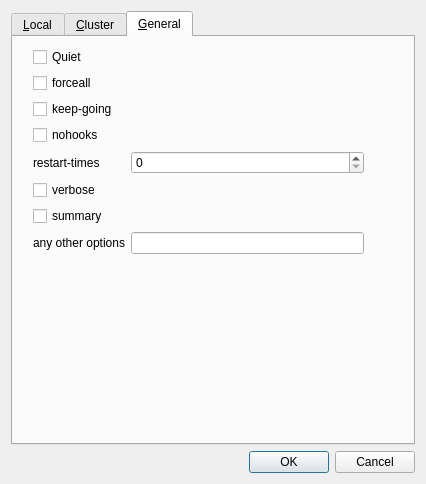
<?xml version="1.0" encoding="UTF-8"?>
<ui version="4.0">
 <class>Snakemake</class>
 <widget class="QDialog" name="Snakemake">
  <property name="geometry">
   <rect>
    <x>0</x>
    <y>0</y>
    <width>426</width>
    <height>484</height>
   </rect>
  </property>
  <property name="sizePolicy">
   <sizepolicy hsizetype="Expanding" vsizetype="Expanding">
    <horstretch>0</horstretch>
    <verstretch>0</verstretch>
   </sizepolicy>
  </property>
  <property name="acceptDrops">
   <bool>false</bool>
  </property>
  <property name="windowTitle">
   <string>Snakemake options</string>
  </property>
  <property name="autoFillBackground">
   <bool>false</bool>
  </property>
  <property name="sizeGripEnabled">
   <bool>false</bool>
  </property>
  <layout class="QGridLayout" name="gridLayout">
   <item row="0" column="0">
    <layout class="QVBoxLayout" name="verticalLayout">
     <item>
      <widget class="QTabWidget" name="tabs">
       <property name="toolTip">
        <string>&lt;html&gt;&lt;head/&gt;&lt;body&gt;&lt;p&gt;Snakemake parameters (those used by the snakemake command)&lt;/p&gt;&lt;/body&gt;&lt;/html&gt;</string>
       </property>
       <property name="currentIndex">
        <number>2</number>
       </property>
       <widget class="QWidget" name="tab_local">
        <attribute name="title">
         <string>&amp;Local</string>
        </attribute>
        <widget class="QWidget" name="verticalLayoutWidget_2">
         <property name="geometry">
          <rect>
           <x>19</x>
           <y>19</y>
           <width>151</width>
           <height>81</height>
          </rect>
         </property>
         <layout class="QVBoxLayout" name="vertical_layout">
          <property name="leftMargin">
           <number>5</number>
          </property>
          <property name="topMargin">
           <number>5</number>
          </property>
          <property name="rightMargin">
           <number>5</number>
          </property>
          <property name="bottomMargin">
           <number>5</number>
          </property>
          <item>
           <layout class="QHBoxLayout" name="horizontal_layout">
            <property name="leftMargin">
             <number>5</number>
            </property>
            <property name="topMargin">
             <number>5</number>
            </property>
            <property name="rightMargin">
             <number>5</number>
            </property>
            <property name="bottomMargin">
             <number>5</number>
            </property>
            <item>
             <widget class="QLabel" name="snakemake_options_local_cores_label">
              <property name="toolTip">
               <string>&lt;html&gt;&lt;head/&gt;&lt;body&gt;&lt;p&gt;Number of CPUs to use locally.&lt;/p&gt;&lt;/body&gt;&lt;/html&gt;</string>
              </property>
              <property name="text">
               <string>cores</string>
              </property>
             </widget>
            </item>
            <item>
             <widget class="QSpinBox" name="snakemake_options_local_cores_value">
              <property name="toolTip">
               <string>&lt;html&gt;&lt;head/&gt;&lt;body&gt;&lt;p&gt;Number of CPUs to use locally.&lt;/p&gt;&lt;/body&gt;&lt;/html&gt;</string>
              </property>
              <property name="minimum">
               <number>1</number>
              </property>
              <property name="maximum">
               <number>100000</number>
              </property>
             </widget>
            </item>
           </layout>
          </item>
          <item>
           <spacer name="verticalSpacer">
            <property name="orientation">
             <enum>Qt::Vertical</enum>
            </property>
            <property name="sizeHint" stdset="0">
             <size>
              <width>20</width>
              <height>40</height>
             </size>
            </property>
           </spacer>
          </item>
         </layout>
        </widget>
       </widget>
       <widget class="QWidget" name="tab_cluster">
        <attribute name="title">
         <string>&amp;Cluster</string>
        </attribute>
        <layout class="QGridLayout" name="gridLayout_3">
         <item row="0" column="0">
          <layout class="QGridLayout" name="gridLayout_2">
           <property name="leftMargin">
            <number>5</number>
           </property>
           <property name="topMargin">
            <number>5</number>
           </property>
           <property name="rightMargin">
            <number>5</number>
           </property>
           <property name="bottomMargin">
            <number>5</number>
           </property>
           <item row="1" column="0">
            <layout class="QHBoxLayout" name="horizontalLayout_2">
             <item>
              <widget class="QLabel" name="snakemake_options_cluster_jobs_label">
               <property name="toolTip">
                <string>&lt;html&gt;&lt;head/&gt;&lt;body&gt;&lt;p&gt;Use at most N cores in parallel (default: 4). If N is omitted, the limit is set to the number of available cores.&lt;/p&gt;&lt;/body&gt;&lt;/html&gt;</string>
               </property>
               <property name="text">
                <string>jobs</string>
               </property>
              </widget>
             </item>
             <item>
              <widget class="QSpinBox" name="snakemake_options_cluster_jobs_value">
               <property name="suffix">
                <string/>
               </property>
               <property name="minimum">
                <number>1</number>
               </property>
               <property name="maximum">
                <number>10000</number>
               </property>
               <property name="value">
                <number>4</number>
               </property>
              </widget>
             </item>
            </layout>
           </item>
           <item row="0" column="0">
            <layout class="QHBoxLayout" name="horizontalLayout">
             <item>
              <widget class="QLabel" name="snakemake_options_cluster_cluster_label">
               <property name="toolTip">
                <string>&lt;html&gt;&lt;head/&gt;&lt;body&gt;&lt;p&gt;Execute snakemake rules with a dedicated submit command, e.g. qsub on SGE system.&lt;/p&gt;&lt;p&gt;Snakemake compiles jobs into scripts that are submitted to the cluster with the given command, once all input files for a particular job are present. &lt;/p&gt;&lt;p&gt;The submit command can be decorated to make it aware of certain job properties (input, output, params, wildcards, log, threads and dependencies)&lt;/p&gt;&lt;p&gt;Depending on your cluster, you must set the appropriate command. For instance on SGE:&lt;/p&gt;&lt;p&gt;&lt;span style=&quot; font-weight:600;&quot;&gt;snakemake --cluster 'qsub -pe threaded 4'&lt;/span&gt;&lt;/p&gt;&lt;p&gt;or on SLURM to use 16G of memory:&lt;/p&gt;&lt;p&gt;&lt;span style=&quot; font-weight:600;&quot;&gt;    snakemake --cluster &amp;quot;sbatch --mem 16000&amp;quot; &lt;/span&gt;&lt;/p&gt;&lt;p&gt;&lt;br/&gt;&lt;/p&gt;&lt;p&gt;&lt;br/&gt;&lt;/p&gt;&lt;p&gt;&lt;br/&gt;&lt;/p&gt;&lt;/body&gt;&lt;/html&gt;</string>
               </property>
               <property name="text">
                <string>cluster</string>
               </property>
              </widget>
             </item>
             <item>
              <widget class="QLineEdit" name="snakemake_options_cluster_cluster_value">
               <property name="toolTip">
                <string>&lt;html&gt;&lt;head/&gt;&lt;body&gt;&lt;p&gt;Execute snakemake rules with a dedicated submit command, e.g. qsub on SGE system.&lt;/p&gt;&lt;p&gt;Snakemake compiles jobs into scripts that are submitted to the cluster with the given command, once all input files for a particular job are present. &lt;/p&gt;&lt;p&gt;The submit command can be decorated to make it aware of certain job properties (input, output, params, wildcards, log, threads and dependencies)&lt;/p&gt;&lt;p&gt;Depending on your cluster, you must set the appropriate command. For instance on SGE:&lt;/p&gt;&lt;p&gt;&lt;span style=&quot; font-weight:600;&quot;&gt;snakemake --cluster 'qsub -pe threaded 4'&lt;/span&gt;&lt;/p&gt;&lt;p&gt;or on SLURM to use 16G of memory:&lt;/p&gt;&lt;p&gt;&lt;span style=&quot; font-weight:600;&quot;&gt;    snakemake --cluster &amp;quot;sbatch --mem 16000&amp;quot; &lt;/span&gt;&lt;/p&gt;&lt;p&gt;&lt;br/&gt;&lt;/p&gt;&lt;p&gt;&lt;br/&gt;&lt;/p&gt;&lt;p&gt;&lt;br/&gt;&lt;/p&gt;&lt;/body&gt;&lt;/html&gt;</string>
               </property>
              </widget>
             </item>
            </layout>
           </item>
           <item row="2" column="0">
            <layout class="QHBoxLayout" name="horizontalLayout_4">
             <item>
              <widget class="QLabel" name="snakemake_options_cluster_config_label">
               <property name="toolTip">
                <string>&lt;html&gt;&lt;head/&gt;&lt;body&gt;&lt;p&gt;Name of the cluster config file to be found in the working directory.&lt;/p&gt;&lt;p&gt;&lt;br/&gt;&lt;/p&gt;&lt;p&gt;Sequana pipeline selection will automatically fill the name (cluster_config.json)&lt;/p&gt;&lt;p&gt;&lt;br/&gt;&lt;/p&gt;&lt;p&gt;If set, snakemake is ran with the parameter --cluster-config &lt;/p&gt;&lt;/body&gt;&lt;/html&gt;</string>
               </property>
               <property name="text">
                <string>cluster-config</string>
               </property>
              </widget>
             </item>
            </layout>
           </item>
           <item row="4" column="0">
            <spacer name="verticalSpacer_2">
             <property name="orientation">
              <enum>Qt::Vertical</enum>
             </property>
             <property name="sizeHint" stdset="0">
              <size>
               <width>20</width>
               <height>40</height>
              </size>
             </property>
            </spacer>
           </item>
          </layout>
         </item>
        </layout>
       </widget>
       <widget class="QWidget" name="tab_general">
        <attribute name="title">
         <string>&amp;General</string>
        </attribute>
        <widget class="QWidget" name="formLayoutWidget_3">
         <property name="geometry">
          <rect>
           <x>20</x>
           <y>10</y>
           <width>331</width>
           <height>268</height>
          </rect>
         </property>
         <layout class="QFormLayout" name="layout_general">
          <item row="1" column="0">
           <widget class="QCheckBox" name="snakemake_options_general_quiet_value">
            <property name="toolTip">
             <string>Do not output any progress or rule information</string>
            </property>
            <property name="text">
             <string>Quiet</string>
            </property>
           </widget>
          </item>
          <item row="2" column="0">
           <widget class="QCheckBox" name="snakemake_options_general_forceall_value">
            <property name="toolTip">
             <string>&lt;html&gt;&lt;head/&gt;&lt;body&gt;&lt;p&gt;Force the execution of the selected (or the first) rule and all rules it is dependent on regardless of already created output.&lt;/p&gt;&lt;p&gt;&lt;br/&gt;&lt;/p&gt;&lt;/body&gt;&lt;/html&gt;</string>
            </property>
            <property name="text">
             <string>forceall</string>
            </property>
           </widget>
          </item>
          <item row="3" column="0">
           <widget class="QCheckBox" name="snakemake_options_general_keep__going_value">
            <property name="toolTip">
             <string>&lt;html&gt;&lt;head/&gt;&lt;body&gt;&lt;p&gt;Go on with independent jobs if a job fails.&lt;/p&gt;&lt;/body&gt;&lt;/html&gt;</string>
            </property>
            <property name="text">
             <string>keep-going</string>
            </property>
           </widget>
          </item>
          <item row="4" column="0">
           <widget class="QCheckBox" name="snakemake_options_general_no__hooks_value">
            <property name="toolTip">
             <string>&lt;html&gt;&lt;head/&gt;&lt;body&gt;&lt;p&gt;Do not invoke onstart, onsuccess or onerror hooks after execution.&lt;/p&gt;&lt;p&gt;&lt;br/&gt;&lt;/p&gt;&lt;/body&gt;&lt;/html&gt;</string>
            </property>
            <property name="text">
             <string>nohooks</string>
            </property>
           </widget>
          </item>
          <item row="5" column="0">
           <widget class="QLabel" name="label_restart__times">
            <property name="toolTip">
             <string>Number of times to restart failing jobs (defaults to 0).</string>
            </property>
            <property name="text">
             <string>restart-times</string>
            </property>
           </widget>
          </item>
          <item row="5" column="1">
           <widget class="QSpinBox" name="snakemake_options_general_restart__times_value"/>
          </item>
          <item row="6" column="0">
           <widget class="QCheckBox" name="snakemake_options_general_verbose_value">
            <property name="toolTip">
             <string>&lt;html&gt;&lt;head/&gt;&lt;body&gt;&lt;p&gt; Print debugging output.&lt;/p&gt;&lt;p&gt;&lt;br/&gt;&lt;/p&gt;&lt;/body&gt;&lt;/html&gt;</string>
            </property>
            <property name="text">
             <string>verbose</string>
            </property>
           </widget>
          </item>
          <item row="7" column="0">
           <widget class="QCheckBox" name="snakemake_options_general_summary_value">
            <property name="toolTip">
             <string>&lt;html&gt;&lt;head/&gt;&lt;body&gt;&lt;p&gt;Print a summary of all files created by the workflow.&lt;/p&gt;&lt;p&gt;The has the following columns: filename, modification time, rule version, status, plan. Thereby rule version contains the versionthe file was created with (see the version keyword of rules), and status denotes whether the file is missing, its input files are newer or if version or implementation of the rule changed since file creation. Finally the last column denotes whether the file will be updated or created during the next workflow execution.&lt;/p&gt;&lt;p&gt;&lt;br/&gt;&lt;/p&gt;&lt;/body&gt;&lt;/html&gt;</string>
            </property>
            <property name="text">
             <string>summary</string>
            </property>
           </widget>
          </item>
          <item row="8" column="0">
           <widget class="QLabel" name="label">
            <property name="toolTip">
             <string>&lt;html&gt;&lt;head/&gt;&lt;body&gt;&lt;p&gt;Add any other valid snakemake options here&lt;/p&gt;&lt;/body&gt;&lt;/html&gt;</string>
            </property>
            <property name="text">
             <string>any other options</string>
            </property>
           </widget>
          </item>
          <item row="8" column="1">
           <widget class="QLineEdit" name="snakemake_options_general_custom"/>
          </item>
          <item row="9" column="1">
           <spacer name="spacer">
            <property name="orientation">
             <enum>Qt::Vertical</enum>
            </property>
            <property name="sizeHint" stdset="0">
             <size>
              <width>20</width>
              <height>40</height>
             </size>
            </property>
           </spacer>
          </item>
         </layout>
        </widget>
       </widget>
      </widget>
     </item>
    </layout>
   </item>
   <item row="1" column="0">
    <widget class="QDialogButtonBox" name="buttonBox">
     <property name="orientation">
      <enum>Qt::Horizontal</enum>
     </property>
     <property name="standardButtons">
      <set>QDialogButtonBox::Cancel|QDialogButtonBox::Ok</set>
     </property>
    </widget>
   </item>
  </layout>
 </widget>
 <tabstops>
  <tabstop>tabs</tabstop>
  <tabstop>snakemake_options_local_cores_value</tabstop>
  <tabstop>snakemake_options_cluster_cluster_value</tabstop>
  <tabstop>snakemake_options_cluster_jobs_value</tabstop>
 </tabstops>
 <resources/>
 <connections>
  <connection>
   <sender>buttonBox</sender>
   <signal>accepted()</signal>
   <receiver>Snakemake</receiver>
   <slot>accept()</slot>
   <hints>
    <hint type="sourcelabel">
     <x>248</x>
     <y>254</y>
    </hint>
    <hint type="destinationlabel">
     <x>157</x>
     <y>274</y>
    </hint>
   </hints>
  </connection>
  <connection>
   <sender>buttonBox</sender>
   <signal>rejected()</signal>
   <receiver>Snakemake</receiver>
   <slot>reject()</slot>
   <hints>
    <hint type="sourcelabel">
     <x>316</x>
     <y>260</y>
    </hint>
    <hint type="destinationlabel">
     <x>286</x>
     <y>274</y>
    </hint>
   </hints>
  </connection>
 </connections>
</ui>
